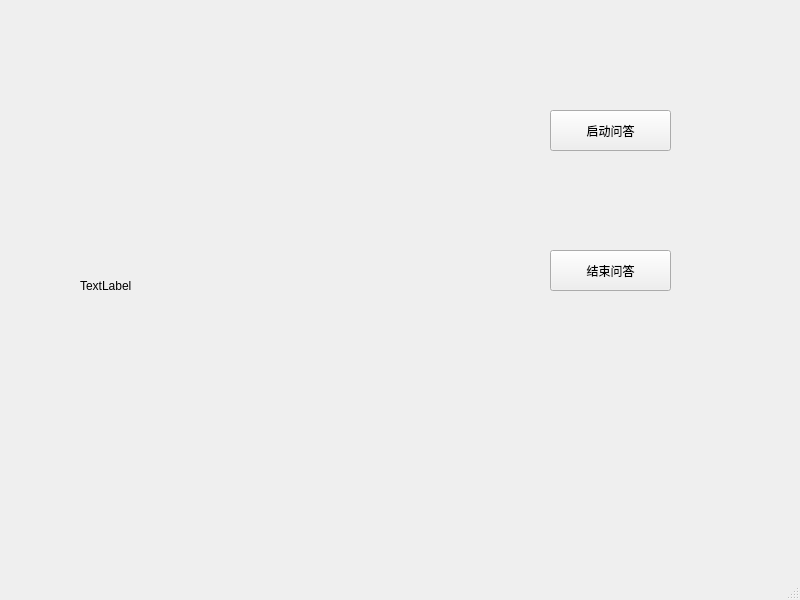
<?xml version="1.0" encoding="UTF-8"?>
<ui version="4.0">
 <class>MainWindow</class>
 <widget class="QMainWindow" name="MainWindow">
  <property name="geometry">
   <rect>
    <x>0</x>
    <y>0</y>
    <width>800</width>
    <height>600</height>
   </rect>
  </property>
  <property name="windowTitle">
   <string>MainWindow</string>
  </property>
  <widget class="QWidget" name="centralwidget">
   <widget class="QLabel" name="label">
    <property name="geometry">
     <rect>
      <x>80</x>
      <y>50</y>
      <width>281</width>
      <height>471</height>
     </rect>
    </property>
    <property name="text">
     <string>TextLabel</string>
    </property>
   </widget>
   <widget class="QPushButton" name="pushButton">
    <property name="geometry">
     <rect>
      <x>550</x>
      <y>110</y>
      <width>121</width>
      <height>41</height>
     </rect>
    </property>
    <property name="text">
     <string>启动问答</string>
    </property>
   </widget>
   <widget class="QPushButton" name="pushButton_2">
    <property name="geometry">
     <rect>
      <x>550</x>
      <y>250</y>
      <width>121</width>
      <height>41</height>
     </rect>
    </property>
    <property name="text">
     <string>结束问答</string>
    </property>
   </widget>
  </widget>
  <widget class="QMenuBar" name="menubar">
   <property name="geometry">
    <rect>
     <x>0</x>
     <y>0</y>
     <width>800</width>
     <height>26</height>
    </rect>
   </property>
  </widget>
  <widget class="QStatusBar" name="statusbar"/>
 </widget>
 <resources/>
 <connections/>
</ui>
